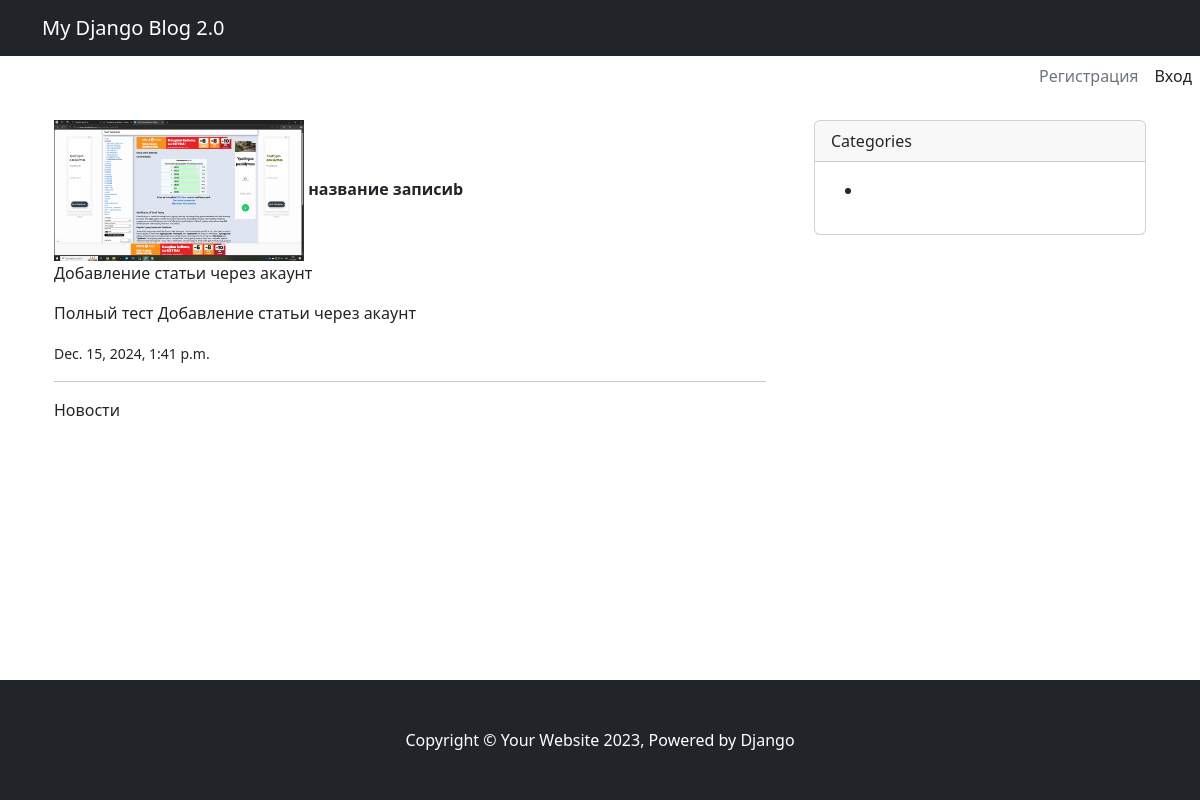
/post/nazvanie-zapisi/, run on the app's committed database.
### apps/blog/models.py (models this page shows, shortened)
class Post(models.Model):
    STATUS_OPTIONS = (
        ('published', 'Опубликовано'),
        ('draft', 'Черновик')
    )
    title = models.CharField(verbose_name='Название записи', max_length=255)
    slug = models.SlugField(verbose_name='URL', max_length=255, blank=True)
    description = models.TextField(verbose_name='Краткое описание', max_length=500)
    text = models.TextField(verbose_name='Полный текст записи')
    category = TreeForeignKey('Category', on_delete=models.PROTECT, related_name='posts', verbose_name='Категория')
    thumbnail = models.ImageField(default='default.jpg',
        verbose_name='Изображение записи',
        blank=True,
        upload_to='images/thumbnails/%Y/%m/%d/',
        validators=[FileExtensionValidator(allowed_extensions=('png', 'jpg', 'webp', 'jpeg', 'gif'))]
    )
    status = models.CharField(choices=STATUS_OPTIONS, default='published', verbose_name='Статус записи', max_length=10)
    create = models.DateTimeField(auto_now_add=True, verbose_name='Время добавления')
    update = models.DateTimeField(auto_now=True, verbose_name='Время обновления')
    author = models.ForeignKey(to=User, verbose_name='Автор', on_delete=models.SET_DEFAULT, related_name='author_posts',
                               default=1)
    updater = models.ForeignKey(to=User, verbose_name='Обновил', on_delete=models.SET_NULL, null=True,
                                related_name='updater_posts', blank=True)
    fixed = models.BooleanField(verbose_name='Прикреплено', default=False)
    objects = models.Manager()
    custom = PostManager()
    class Meta:
        db_table = 'blog_post'
        ordering = ['-fixed', '-create']
        indexes = [models.Index(fields=['-fixed', '-create', 'status'])]
        verbose_name = 'Статья'
        verbose_name_plural = 'Статьи'

class Category(MPTTModel):
    title = models.CharField(max_length=255, verbose_name='Название категории')
    slug = models.SlugField(max_length=255, verbose_name='URL категории', blank=True)
    description = models.TextField(verbose_name='Описание категории', max_length=300)
    parent = TreeForeignKey(
        'self',
        on_delete=models.CASCADE,
        null=True,
        blank=True,
        db_index=True,
        related_name='children',
        verbose_name='Родительская категория'
    )
    class MPTTMeta:
        order_insertion_by = ('title',)
    class Meta:
        verbose_name = 'Категория'
        verbose_name_plural = 'Категории'
        db_table = 'app_categories'

### apps/blog/views.py (the view)
# urls.py: path('post/<slug:slug>/', PostDetailView.as_view(), name='post_detail'),
class PostDetailView(DetailView):
    model = Post
    template_name = 'blog/post_detail.html'
    context_object_name = 'post'
    def get_context_data(self, **kwargs):
        context = super().get_context_data(**kwargs)
        context['title'] = self.object.title
        return context

### templates/blog/post_detail.html
{% extends 'main.html' %}
{% block content %}
        <img src={{ post.thumbnail.url }} alt={{ post.title }} width="250"/>
        <strong>{{ post.title }}</strong>
        <p>{{ post.description }}</p>
        <p>{{ post.text }}</p>
        <small>{{ post.create }}</small>
        <hr>
        <span>{{ post.category.title }}</span>
{% endblock %}

### data on the page
Post: thumbnail (picture), title "название записиb", description "Добавление статьи через акаунт", text "Полный тест Добавление статьи через акаунт", create "Dec. 15, 2024, 1:41 p.m.", category "Новости"
